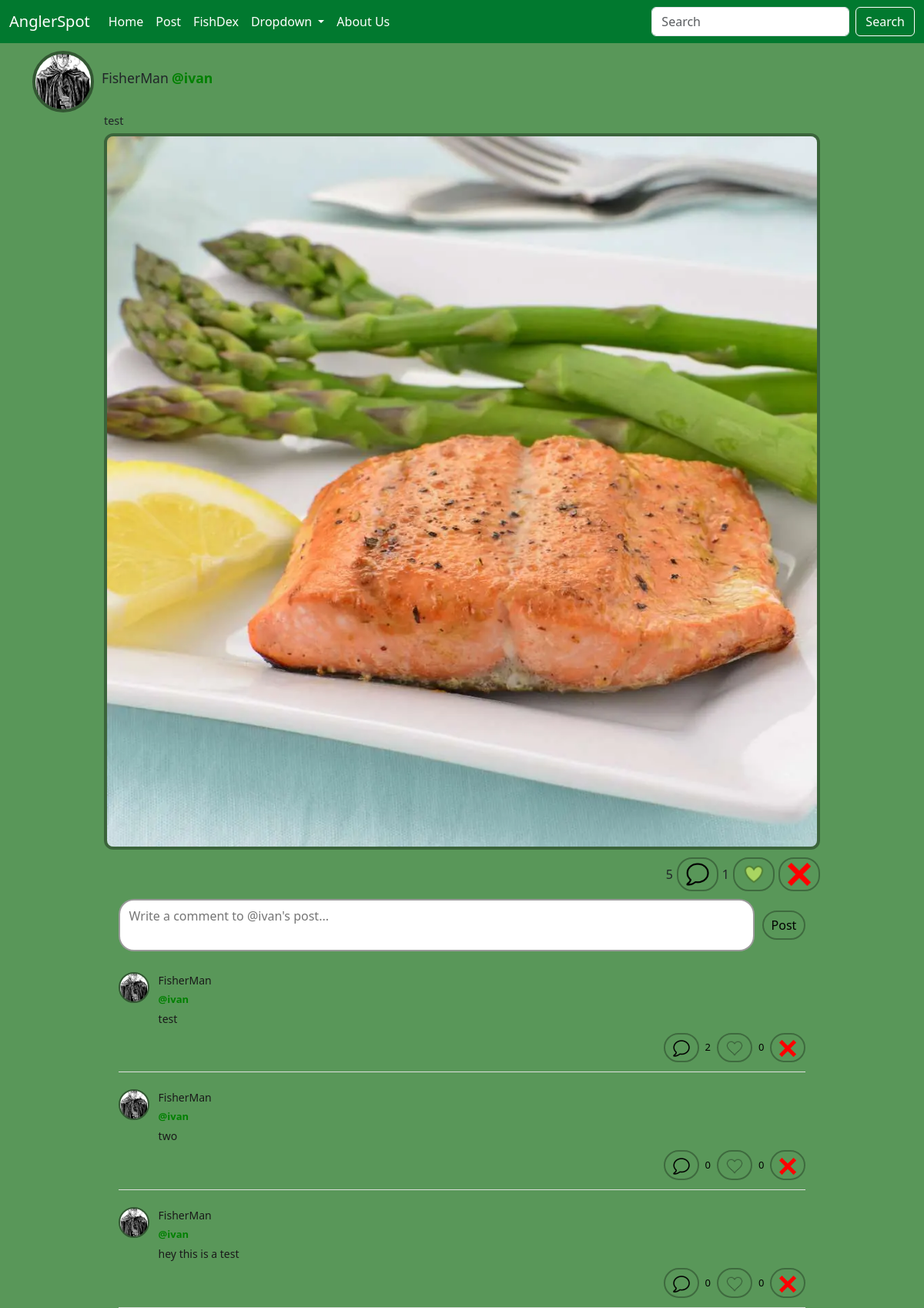
The page /post_detail/4 (signed in) on the database its author committed.
### angler/models/post.py (models this page shows, shortened)
class Post(models.Model):
    user = models.ForeignKey(User, on_delete=models.CASCADE)
    text = models.TextField()
    created_date = models.DateTimeField(auto_now=True)
    image = models.ImageField (upload_to='post_img/', blank=True)
    @property
    def like_count(self):
        likes = Like.objects.filter(post=self).count()
        return likes
    @property
    def comment_count(self):
        comments = Comment.objects.filter(post=self).count()
        return comments

class Comment(models.Model):
    user = models.ForeignKey(User, on_delete=models.CASCADE)
    post = models.ForeignKey(Post, on_delete=models.CASCADE, related_name='comments')
    text = models.TextField()
    created_date = models.DateTimeField(auto_now=True)
    parent = models.ForeignKey('self',on_delete=models.CASCADE, null=True, blank=True, related_name='replies')
    is_reply = models.BooleanField(default=False)
    @property
    def like_count(self):
        likes = Like.objects.filter(comment=self).count()
        return likes
    @property
    def reply_count(self):
        reply_count = Comment.objects.filter(parent=self).count()
        return reply_count

### angler/models/user.py (models this page shows, shortened)
class User(AbstractUser):
    is_private = models.BooleanField(default=False)
    points = models.PositiveIntegerField(default=0) #previous idea have a cap on points validators=[MaxValueValidator(5000)]
    @property
    def get_profile_name(self):
        return Profile.objects.get(user=self).profile_name
    def get_profile_image(self):
        return Profile.objects.get(user=self).profile_image

class Profile(models.Model):
    user = models.OneToOneField(User, on_delete=models.CASCADE)
    profile_image = models.ImageField(default='default_profile_img.jpg', upload_to='profile_img/', null=False, blank=True)
    profile_name = models.CharField(max_length=16, blank=True)
    bio = models.TextField(max_length=500, blank=True)

### angler/views/post.py (the view)
# urls.py: path('post_detail/<int:post_id>', PostDetailView.as_view(), name='post_detail'),
class PostDetailView(LoginRequiredMixin, View):
    login_url = '/login/'
    def get(self, request, post_id):
        post = get_object_or_404(Post, id=post_id)
        form = PostCommentForm()
        top_comments = Comment.objects.filter(post=post, is_reply=False)
        has_liked_post = Like.objects.filter(post=post, user=request.user).exists()
        liked_top_comment_ids = set(Like.objects.filter(user=request.user).values_list('comment_id', flat=True))
        context = {
            'form':form,'post':post,
            'top_comments':top_comments,
            'liked_post':has_liked_post,
            'liked_comment_ids':liked_top_comment_ids
        }
        return render(request, 'angler/post/post_detail.html', context)

### angler/forms/post.py
class PostCommentForm(forms.ModelForm):
    class Meta:
        model = Comment
        fields = ('text',)
        widgets = {
            'text': forms.Textarea(attrs={'placeholder':'Enter your reply here...'})
        }
        labels = {
            'text':''
        }

### angler/templates/angler/post/post_detail.html (shortened to what this page needs)
{% extends 'angler/base.html'%}
{% load static %}
{% block content %}
<div class="wrapper">
  <div class="container">
    {% if post.user.get_profile_image %}
      <img src="{{ post.user.get_profile_image.url }}" class="circle-image-sm">
    {% endif %}
    <div class="text-group">
      <span>{{ post.user.get_profile_name }}</span>
      <strong><a href="{% url 'user_profile' user_id=post.user.id %}">@{{ post.user.username }}</a></strong>
    </div>
  </div>
  <div class="container container-center">
    <div class="post-content-sm">
      <span class="content-text-sm">{{ post.text }}</span>
      {% if post.image %}
        <span class="image-wrapper-sm"><img src="{{ post.image.url }}"></span>
      {% endif %}
      <div class="like-wrapper">
        <span style="font-size: 1rem;">{{ post.comment_count }}</span>
        <button disabled class="my-button" type="submit" value="comment">
          <img src="{{ MEDIA_URL }}comment/comment_icon.png" alt="Comment" style="width: 30px; height: 30px;">
        </button>
        <span style="font-size: 1rem;">{{ post.like_count }}</span>
        {% if liked_post %}
          <form class="like-form" method="POST" action="{% url 'post_like' post_id=post.id %}">
            <button class="my-button" type="submit" value="like">
              <img src="{{ MEDIA_URL }}like_img/liked.png" alt="Like" style="width: 30px; height: 30px;">
            </button>
          </form>
        {% endif %}
        {% if post.user == request.user %}
          <form class="like-form" method="POST" action="{% url 'post_delete' post_id=post.id %}">
            <button class="my-button" type="submit" value="button_object" title="Delete Post">
              <img src="{{ MEDIA_URL }}delete/delete.png" alt="button_object" style="width: 30px; height: 30px;">
            </button>
          </form>
        {% endif %}
      </div>
    </div>
  </div>
  <div class="container container-center">
    <div class="positioned-div">
      <form class="comment-like-form" method="POST" action="{% url 'comment_create' post_id=post.id %}">
        <div class="comment-box-wrapper">
          <textarea class="comment-input" name="text" placeholder="Write a comment to @{{post.user.username}}'s post..." rows="2"></textarea>
          <button type="submit" class="comment-submit-btn">Post</button>
        </div>
      </form>
      <div class="comments-section">
        {% for comment in top_comments %}
          <div class="comment-card">
            {% if comment.user.get_profile_image %}
              <img src="{{ comment.user.get_profile_image.url }}" class="comment-avatar" />
            {% endif %}
            <div class="comment-content">
              <div class="comment-header">
                <span class="comment-profilename">{{ comment.user.get_profile_name }}</span>
                <strong><a href="{% url 'user_profile' user_id=comment.user.id %}" class="comment-username">@{{ comment.user.username }}</a></strong>
              </div>
              <p class="comment-text">{{ comment.text }}</p>
              <div class="comment-actions">
                <form class="comment-action-form" method="GET" action="{% url 'reply_create' comment_id=comment.id %}">
                  <button class="my-button" type="submit" value="comment">
                    <img src="{{ MEDIA_URL }}comment/comment_icon.png" alt="Comment" style="width: 22px; height: 22px;">
                  </button>
                </form>
                <span class="action-count">{{ comment.reply_count }}</span>
                {% if comment.id in liked_comment_ids %}
                  <form class="comment-action-form" method="POST" action="{% url 'comment_like' comment_id=comment.id %}">
                    {% csrf_token %}
                    <button type="submit" value="like">
                      <img src="{{ MEDIA_URL }}like_img/liked.png" alt="Like" style="width: 22px; height: 22px;">
                    </button>
                  </form>
                {% else %}
                  <form class="comment-action-form" method="POST" action="{% url 'comment_like' comment_id=comment.id %}">
                    <button type="submit" value="unlike">
                      <img src="{{ MEDIA_URL }}like_img/not_liked.png" alt="Like" style="width: 22px; height: 22px;">
                    </button>
                  </form>
                {% endif %}
                <span class="action-count">{{ comment.like_count }}</span>
                {% if request.user == comment.user %}
                  <form class="like-form" method="POST" action="{% url 'comment_delete' comment_id=comment.id %}">
                    <button class="my-button" type="submit" value="button_object" title="Delete Comment">
                      <img src="{{ MEDIA_URL }}delete/delete.png" alt="button_object" style="width: 22px; height: 22px;">
                    </button>
                  </form>
                {% endif %}
              </div>
            </div>
          </div>
        {% endfor %}
      </div>
    </div>
  </div>
</div>
 {% endblock %}

### angler/static/css/style.css (style rules this page uses)
.wrapper { display: flex; flex-direction: column; align-items: center; }
.container { display: flex; align-items: center; gap: 10px; position: relative; }
.positioned-div { display: flex; flex-direction: column; align-items: flex-start; margin-left: 0; width: 80%; }
a { text-decoration: none; color: green; }
img { background: transparent; }
button { background: none; border: 2.25px solid #0000004d; border-radius: 20px; padding: 5px 10px; cursor: pointer; }
.my-button { align-self: flex-start; }
.like-form { background: none; border: none; }
.like-form button { background: none; border: 2.25px solid #0000004d; border-radius: 20px; padding: 5px 10px; cursor: pointer; }
.comment-like-form button { background: none; border: 2px solid #0000004d; border-radius: 20px; padding: 5px 10px; cursor: pointer; }
.like-wrapper { order: 3; align-self: flex-end; margin-top: 10px; display: flex; flex-direction: row; align-items: center; gap: 5px; }
.comment-box-wrapper { display: flex; flex-direction: row; align-items: center; gap: 10px; width: 100%; margin-top: 10px; }
.comment-input { flex: 1; border: 2px solid #00000065; border-radius: 20px; padding: 8px 12px; font-size: 1rem; resize: none; outline: none; font-family: inherit; }
.comment-like-form { order: 4; width: 100%; align-self: flex-start; }
.comment-submit-btn { background: none; border: 2px solid #000000; border-radius: 20px; padding: 8px 16px; cursor: pointer; font-size: 1rem; white-space: nowrap; }
.comments-section { order: 5; width: 100%; margin-top: 15px; display: flex; flex-direction: column; gap: 10px; align-self: flex-start; }
.comment-action-form button { background: none; border: 2.25px solid #0000004d; border-radius: 20px; padding: 5px 10px; cursor: pointer; }
.circle-image-sm { margin-top: 10px; width: 80px; height: 80px; border-radius: 50%; object-fit: cover; border: 4px solid #0000006c; box-shadow: inset 0px 4px 10px rgba(0, 0, 0, 0.158); }
.text-group span { font-size: 1.1rem; }
.text-group strong { font-size: 1.1rem; }
.image-wrapper-sm { order: 2; max-width: 100%; width: 930px; }
.image-wrapper-sm img { width: 100%; height: auto; border-radius: 12px; border: 4px solid #00000056; display: block; }
.content-text-sm { order: 1; margin-bottom: 5px; font-size: 0.9rem; align-self: flex-start; }
.container-center { justify-content: center; width: 100%; }
.post-content-sm { display: flex; flex-direction: column; align-items: flex-start; margin: 0 auto; }
body { background-color: #599759; }
.comment-card { display: flex; flex-direction: row; gap: 12px; padding: 12px 0; border-bottom: 1px solid #e0e0e0; width: 100%; }
.comment-avatar { width: 40px; height: 40px; border-radius: 50%; object-fit: cover; flex-shrink: 0; border: 2px solid #0000006c; margin-top: 0; }
.comment-content { display: flex; flex-direction: column; gap: 4px; flex: 1; min-width: 0; }
.comment-header { display: flex; flex-direction: column; gap: 1px; }
.comment-profilename { font-size: 14px; font-weight: 500; color: #1a1a1a; }
.comment-username { font-size: 13px; color: green; text-decoration: none; display: inline; width: fit-content; }
.comment-text { font-size: 14px; color: #1a1a1a; line-height: 1.5; margin: 0; }
.comment-actions { display: flex; flex-direction: row; align-items: center; gap: 8px; margin-top: 4px; justify-content: flex-end; }
.comment-username { font-size: 13px; color: green; text-decoration: none; }
.comment-actions { display: flex; flex-direction: row; align-items: center; gap: 8px; margin-top: 4px; }
.action-count { font-size: 13px; color: #000000; }

### rows shown on the page
Post: user.get_profile_image (picture), user.get_profile_name "FisherMan", user.username "ivan", text "test", image (picture), comment_count "5", like_count "1", text "Write a comment to @ivan's post..."
Comment: user.get_profile_image (picture), user.get_profile_name "FisherMan", user.username "ivan", text "test", reply_count "2", like_count "0"
Comment: user.get_profile_image (picture), user.get_profile_name "FisherMan", user.username "ivan", text "two", reply_count "0", like_count "0"
Comment: user.get_profile_image (picture), user.get_profile_name "FisherMan", user.username "ivan", text "hey this is a test", reply_count "0", like_count "0"
